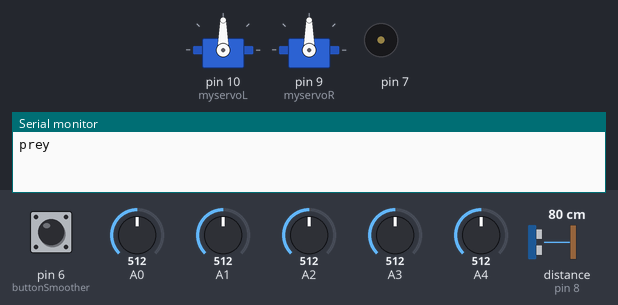
A sketch run on a simulated Arduino Uno, built with avr-gcc and run on an emulated ATmega328P. Shown: 2 × servo, buzzer (waves = sounding), the last lines printed to the serial monitor. The inputs (shaded band) are chosen by the test bench; at power-on: distance to the obstacle (sensor on pin 8) 80 cm, pin 6 (buttonSmoother) HIGH, A0 = 512, A1 = 512, A2 = 512, A3 = 512, A4 = 512. Random numbers use the default seed unless the sketch sets one.

Above: at 1.2 s.
1.3 s: distance to the obstacle (sensor on pin 8) set to 2 cm
At 2.8 s:
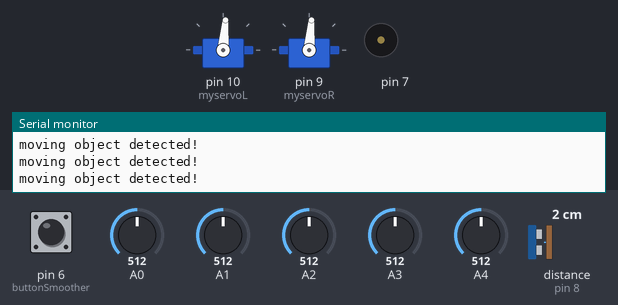
4.3 s: pin 6 (buttonSmoother) pulled LOW for 0.15 s
7.4 s: A0 set to 306
At 8.2 s:
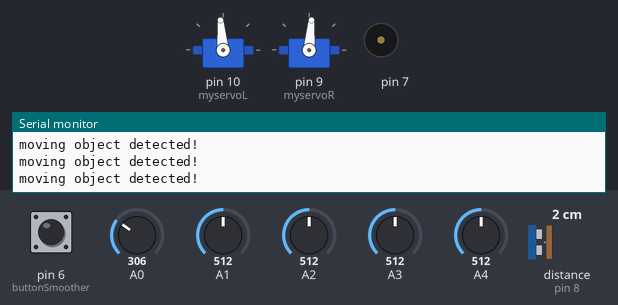
10.4 s: pin 6 (buttonSmoother) pulled LOW for 1 s
Timing chart, 0 to 18.4 s (numbered marks = the images above; inputs shaded):
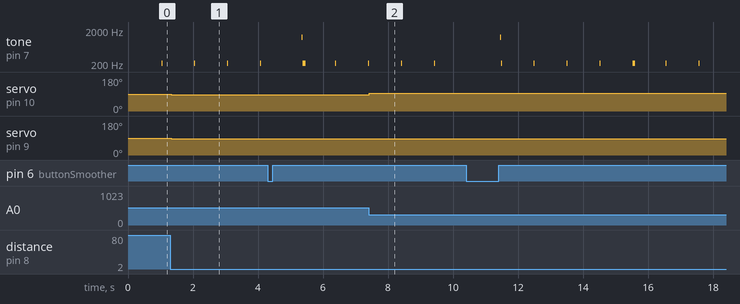

Measured:
- after the input at 1.3 s, servo on pin 10 (myservoL), servo on pin 9 (myservoR): 90° → 85° at once
- after the input at 7.4 s, servo on pin 10 (myservoL): 85° → 95° at once
- by itself, tone on pin 7: plays 1209 Hz for 0.02 s, 210 Hz for 0.03 s, 210 Hz for 0.03 s, 210 Hz for 0.03 s, 210 Hz for 0.03 s, 210 Hz for 0.09 s … (8 notes in this stretch)

The sketch:

HBRT_3rd.ino
```cpp
#include "Ultrasonic.h"
#include <Servo.h>
/*debug list
 * 1 perché space lover tartaglia? Forse perché non c'è filtraggio di ultrasonic, qual è la soglia?
 * 2 perché hunter a volte riconosce il moving object ma non si muove?
 * 3  Ora ho dei problemi in prey
 */

//SENSORS & ACTUATORS
Ultrasonic ultrasonic(8);
byte ultraIn=0;  //ultrasonic incoming value
byte oldUltraIn;
byte threshold=20+5;
Servo myservoL,myservoR;
byte motorState=3;
byte IRindex=0;
byte IRs[5];
byte buttonState=1;
byte oldButtonState=0;
bool audioOn=1;
byte click_tone_dur=50-20;

//BEHAVIOURS
int prob []={1,1,1}; //1st behaviour "hunter", 2nd "prey", 3rd "space lover"
byte oblivion []={0,0,0}; // oblivion counter
String behaviours[]={"hunter","prey","space_lover"};
String choice;
byte learningClock=0;
long tMarkerTight=0;
bool reinforcementL=false;

bool open_space_search_toggle=1; //reset handle for "go_for_open_spaces" behaviour
byte moving;//reset handle for "escape_from_moving_object---moving_object_detection" behaviour
//long oldU;
byte moving_index=0; //as previous comment
bool escape_from_movingO_toggle=1;
bool hunt_movingO_toggle=1;

void setup() {
  pinMode(6,INPUT_PULLUP);
  Serial.begin(9600);
  myservoL.attach(10); // - op retromarcia
  myservoR.attach(9); // - operator marcia in avanti
  //motorCTRL("stop"); //start in stop
  int dice=random(3);
  choice="prey"; //prey because robot starts in stop
  Serial.println(choice);
  motorCTRL(1,1,0); //start in stop
}

void loop() {
  IRsmoother();
  buttonSmoother();
  ultrasonicSmoother();
  //u=ultrasonic.MeasureInCentimeters(); //i dati provenienti da ultrasonic non vengono filtrati
  //Serial.println(u);

  IRindex++;
  if(IRindex>=4){ //ciclo generale di filtraggio a 4 cicli
    IRindex=0;  //reset
    //general clock assoluto
    if(millis()-tMarkerTight>=1000){
      tMarkerTight=millis();
      learningClock++;
      if(audioOn){
        if(learningClock<5)
          tone(7,210,click_tone_dur);
        else
          tone(7,210,click_tone_dur*3);
        //click_tone_dur=20;
      }
    }
    if(buttonState==0&&oldButtonState!=0&&reinforcementL==false){
      reinforcementL=true;
      //Serial.println("apprendimento in corso");
      for(int x=0;x<1000;x++){ //melodia di conferma
        if(audioOn){
          tone(7,210+x,50);
          delay(1);
        }
      }
      if(choice=="hunter"){
        prob[0]++;
        oblivion[0]=0;
      }
      if(choice=="prey"){
        prob[1]++;
        oblivion[1]=0;
      }
      if(choice=="space_lover"){
        prob[2]++;
        oblivion[2]=0;
      }
    }
    oldButtonState=buttonState;

    //ogni 5 secondi il robot sceglie un nuovo behaviour
    if(learningClock>=5){
      learningClock=0;
      reinforcementL=false;
      //oblivion check
      for(byte x=0;x<3;x++){
        if(oblivion[x]==2){//2 is oblivion threshold
          //Serial.print("oblivion happening on: ");
          //Serial.println(behaviours[x]);
          oblivion[x]=0;
          prob[x]--;
          if(prob[x]<=1)
            prob[x]=1;
        }
      }
      int pool=0;
      for(byte x=0;x<3;x++)
        pool+=prob[x];
      int dice=random(pool)+1; //escludiamo lo zero!
      //Serial.print("this is prob distr: ");
      for(byte x=0;x<3;x++){
        //Serial.print(prob[x]);
        //Serial.print(" ");
      }
      //Serial.println(" ");
      //Serial.print("this is dice: ");
      //Serial.println(dice);
      if(dice>=1&&dice<=prob[0]){
        choice="hunter";
        oblivion[0]++;
      }
      if(dice>prob[0]&&dice<=prob[0]+prob[1]){
        choice="prey";
        oblivion[1]++;
      }
      if(dice>prob[0]+prob[1]&&dice<=prob[0]+prob[1]+prob[2]){
        choice="space_lover";
        oblivion[2]++;
      }
      Serial.println(choice);

    }
    //***
    //choice="space_lover";//just for debug
    //***
    if(choice=="hunter")
      hunt_moving_objects(0,0);
    if(choice=="prey")
      escape_from_moving_objects(0,0);
    if(choice=="space_lover")
      go_for_open_spaces(0,0);

    if(choice=="hunter"||choice=="space_lover")
      obstacleDetection(1,0);
    else
      obstacleDetection(0,0);

  }
  motorCTRL(bitRead(motorState,1),bitRead(motorState,0),bitRead(motorState,2));
  delay(4);
}
```

detection.ino
```cpp
//Obstacle detection riguarda solo i sensori IR
void obstacleDetection(bool inhib,bool sup){
  //byte answer=0;
  //byte score=0;
  if(!inhib){ //sensors state
    if(IRs[4]==0||IRs[3]==0)
      motorState=4; //backwards
    if(IRs[2]==0||IRs[1]==0||IRs[0]==0)
      motorState=7; //forward

    /*
    for(byte i=0;i<5;i++)
      if(IRs[i]==0)
        score++;
    if(score>=3)
      motorState=0; //emergency stop*/
  }
  if(!sup){ //following actions
    motorState=motorState;

  }
}
/*
bool moving_object_detection(){
  bool answer=false;
  if(abs(ultraIn-oldUltraIn>=2))
    bitSet(moving,moving_index);
  else
    bitClear(moving,moving_index);
  moving_index++;
  if(moving_index>=4){
    moving_index=0;
    if(moving>=3)
      answer=true;
    return answer;
  }
  //Serial.println(ultraIn);
  //Serial.println(oldUltraIn);
  oldUltraIn=ultraIn;
}*/
```

hunter.ino
```cpp
void hunt_moving_objects (bool inhib,bool sup){
  //bool detection=
  //byte thres=25;
  if(!inhib){ //sensors state
    //motorState=0; //stop
    if(ultraIn!=15){
      hunt_movingO_toggle=true;
      if(IRs[0]==0||IRs[4]==0)
        motorState=5; //clockwise
      else
        if(IRs[3]==0||IRs[2]==0)
          motorState=6; //counterclockwise
        else
          if(IRs[1]==0)
            motorState=byte(random(5,7));
          else
            motorState=0; //stop
    }
    if(ultraIn==15){
      Serial.println("moving object detected!");
      if(escape_from_movingO_toggle){
        hunt_movingO_toggle=false;
        motorState=7; //forward
      }
    }
  }
  if(!sup){ //following actions
    motorState=motorState;
  }
}
```

motorCTRL.ino
```cpp
void motorCTRL(bool tempLdir,bool tempRdir,bool on_off){ //true to go forward, false backwards
  int Ldir,Rdir;
  byte spM=4+1; //speed vector module
  if(tempLdir)
    Ldir=+1;
  else
    Ldir=-1;
  if(tempRdir)
    Rdir=+1;
  else
    Rdir=-1;
  myservoL.write(90+Ldir*spM*on_off);
  myservoR.write(90-Rdir*spM*on_off);
}
```

prey.ino
```cpp
void escape_from_moving_objects (bool inhib,bool sup){
  byte thres=15;
  if(!inhib){ //sensors state
    if(ultraIn==15){
      Serial.println("moving object detected!");
      if(escape_from_movingO_toggle){
        escape_from_movingO_toggle=false;
        motorState=byte(random(4,7));
      }
    }else{
      escape_from_movingO_toggle=true;
      motorState=0;
    }
  }
  if(!sup){ //following actions
    motorState=motorState;
  }
}
```

sensors.ino
```cpp
void IRsmoother(){
  for(byte x=0;x<5;x++){
    if(analogRead(x)<512)
      bitClear(IRs[x],IRindex);
    else
      bitSet(IRs[x],IRindex);
  }
}

void buttonSmoother(){
  if(digitalRead(6)==1)
    bitSet(buttonState,IRindex);
  else
    bitClear(buttonState,IRindex);
}

void ultrasonicSmoother(){
  long inValue;
  inValue=ultrasonic.MeasureInCentimeters();
  if(inValue<threshold)
    bitSet(ultraIn,IRindex);
  else
    bitClear(ultraIn,IRindex);  //u=0 significa via libera
}
```

space_lover.ino
```cpp
void go_for_open_spaces(bool inhib,bool sup){
  //byte answer=0;
  if(!inhib){ //sensors state
    if(ultraIn!=15){  //u=0 significa via libera
      open_space_search_toggle=1;
      motorState=7; //go forward
    }
    else if(open_space_search_toggle){
      motorState=byte(random(5,7)); //clockwise or counterclockwise
      open_space_search_toggle=0;
    }
    if(IRs[4]==0)  //a valle perché è obstacle detection
      motorState=6;  //counterclockwise
    if(IRs[3]==0)  //a valle perché è obstacle detection
      motorState=5;  //clockwise
  }
  if(!sup){ //following actions
    motorState=motorState;
  }
}
```
